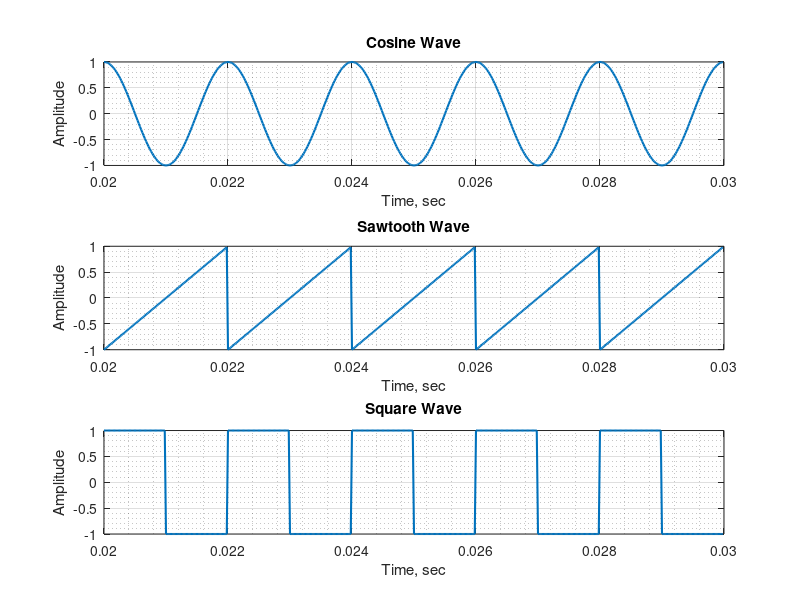

This chart was generated by the following MATLAB code:
clc; close all; clear all;

% Sampling Frequency (Samples/sec)
fs = 5e4;
% Time Period (sec)
T = 1/500;
% Frequency of the signals (Cycles/)
f = 1/T;
% Total time (duration) of signal
t0 = 5;
% time vector
t = 0:1/fs:t0;
% cosine wave
y1 = cos(2*pi*f*t);
% Sawtooth Wave
y2 = mod(2/T*t, 2) - 1;

% f = cycles/sec & fs = samples per sec,
% fs/f = samples per cycle.
% half number of sample be on positive cycle,
% half be on negative cycle, i.e. (fs/f)/2

% one cycle of the Square wave be:
sq_cycle = [ones(1, (fs/f)/2) -ones(1, (fs/f)/2)];
y3 = [];

% By def: Time period = Number cycles / total time
% => number of cycles = total time / time period
for i = 1:t0/T          
    y3 = [y3 sq_cycle]; % concatenate cycles
end 

%% plotting the Waves:
% Here we consider just plotting 500 samples (from 1001 to 5000)

subplot(311);
plot(t(1001:1500), y1(1001:1500), 'LineWidth', 1.5);
xlabel('Time, sec');
ylabel('Amplitude');
title('Cosine Wave');
grid on
grid minor

subplot(312);
plot(t(1001:1500), y2(1001:1500), 'LineWidth', 1.5);
xlabel('Time, sec');
ylabel('Amplitude');
title('Sawtooth Wave');
grid on
grid minor

subplot(313);
plot(t(1001:1500), y3(1001:1500), 'LineWidth', 1.5);
xlabel('Time, sec');
ylabel('Amplitude');
title('Square Wave');
grid on
grid minor

%% Play the sound files
disp('Playing Cosine Wave');
sound(y1, fs);
pause(t0);
disp('Playing Done');
pause(0.5)

%-------------------------------------
disp('Playing Sawtooth Wave');
sound(y2, fs);
pause(t0);
disp('Playing Done');
pause(0.5)

%-------------------------------------

disp('Playing Square Wave');
sound(y3, fs);
pause(t0);
disp('Playing Done');
pause(0.5)

% In case of cosine, signle tone was heard,
% but in case of sawtooth and square waves, 
% multiple tones were heard.
% 
% Reason: According to Fourier Series, cosine is single frequency,
%         while sawtooth & square waves are result of different sinusoids,
%         (Harmonics of the fundamental frequency with varying amplitude).

if isdir('audio_files')
    rmdir("audio_files", 's')
end
mkdir('audio_files');
audiowrite('audio_files\cosine.wav', y1, fs);
audiowrite('audio_files\sawtooth.wav', y2, fs);
audiowrite('audio_files\square.wav', y3, fs);